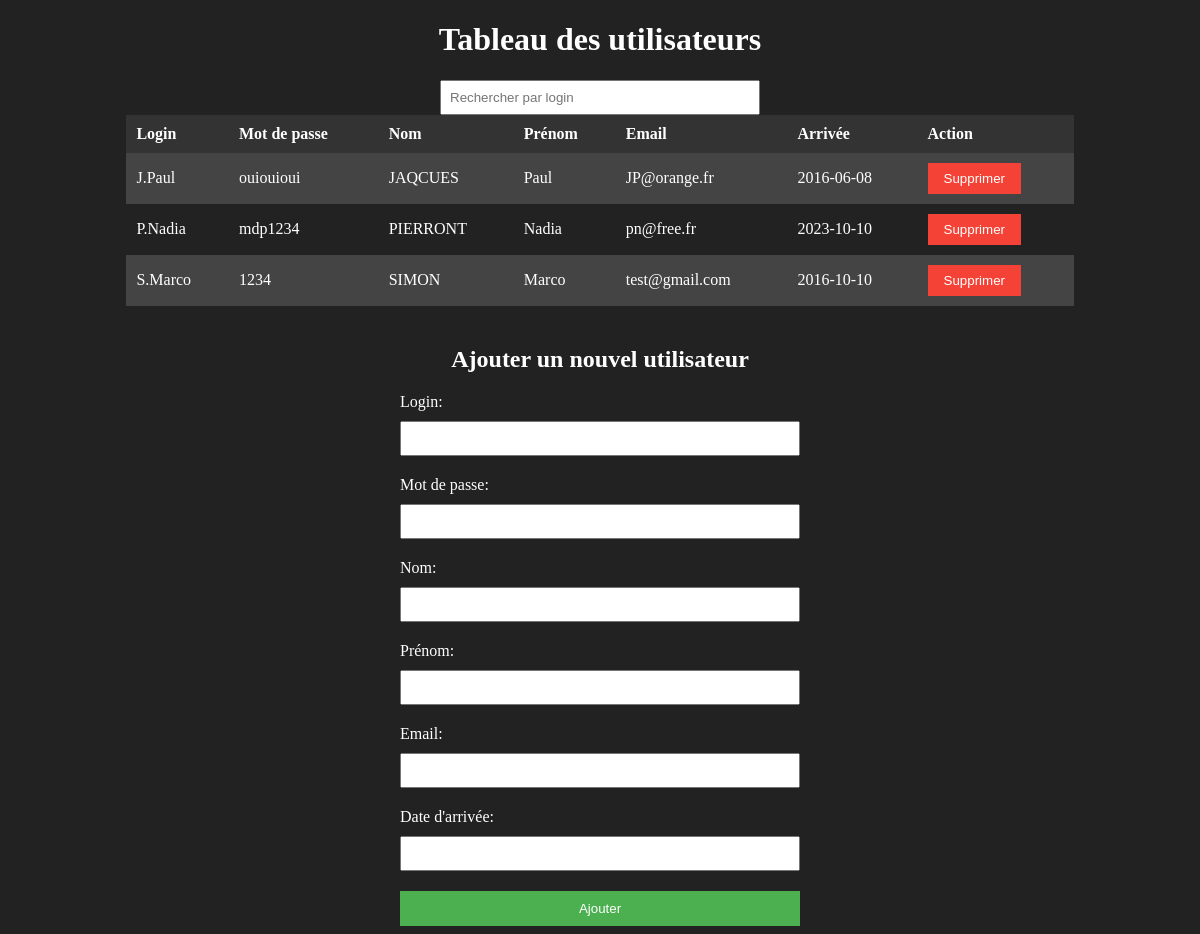
The page / on the database its author committed.
### tables this page shows
CREATE TABLE IF NOT EXISTS `utilisateur` (
  `Login` varchar(20) NOT NULL,
  `Psw` varchar(20) NOT NULL,
  `Nom` varchar(20) NOT NULL,
  `Prénom` varchar(20) NOT NULL,
  `Mail` varchar(40) NOT NULL,
  `Arrivée` date NOT NULL,
  PRIMARY KEY (`Login`)
);

### index.php (the view, shortened to what this page needs)
<!DOCTYPE html>
<html>
<head>
    <link rel="stylesheet" type="text/css" href="main.css">
</head>
<body>
    <h1>Tableau des utilisateurs</h1>
    <input type="text" id="searchInput" placeholder="Rechercher par login" onkeyup="searchUser()">
    <?php
    $servername = "localhost";
    $username = "root";
    $password = "";
    $dbname = "annuaire";
    $conn = mysqli_connect($servername, $username, $password, $dbname);
    $sql = "SELECT Login, Psw, Nom, Prénom, Mail, Arrivée FROM utilisateur ORDER BY Login";
    $result = mysqli_query($conn, $sql);
    if (mysqli_num_rows($result) > 0) {
        echo "<table id='userTable'>";
        echo "<tr><th>Login</th><th>Mot de passe</th><th>Nom</th><th>Prénom</th><th>Email</th><th>Arrivée</th><th>Action</th></tr>";
        while ($row = mysqli_fetch_assoc($result)) {
            echo "<tr>";
            echo "<td>" . $row["Login"] . "</td>";
            echo "<td>" . $row["Psw"] . "</td>";
            echo "<td>" . $row["Nom"] . "</td>";
            echo "<td>" . $row["Prénom"] . "</td>";
            echo "<td>" . $row["Mail"] . "</td>";
            echo "<td>" . $row["Arrivée"] . "</td>";
            echo "<td><button class='delete-button' onclick='deleteUser(\"" . $row["Login"] . "\")'>Supprimer</button></td>";
            echo "</tr>";
        }
        echo "</table>";
    } else {
        echo "Aucun résultat trouvé.";
    }
    ?>
    <h2>Ajouter un nouvel utilisateur</h2>
    <form method="POST" action="ajouter_utilisateur.php">
        <label for="login">Login:</label>
        <input type="text" name="login" id="login" required>
        <label for="password">Mot de passe:</label>
        <input type="password" name="password" id="password" required>
        <label for="nom">Nom:</label>
        <input type="text" name="nom" id="nom" required>
        <label for="prenom">Prénom:</label>
        <input type="text" name="prenom" id="prenom" required>
        <label for="email">Email:</label>
        <input type="email" name="email" id="email" required>
        <label for="arrivee">Date d'arrivée:</label>
        <input type="text" name="arrivee" id="arrivee" required>
        <input type="submit" value="Ajouter">
    </form>
</body>
</html>

### main.css (style rules this page uses)
body { background-color: #222; color: #fff; }
h1 { text-align: center; }
table { width: 80%; margin: 0 auto; border-collapse: collapse; margin-bottom: 20px; }
th, td { padding: 10px; text-align: left; }
th { background-color: #333; }
tr:nth-child(even) { background-color: #444; }
.delete-button { background-color: #f44336; color: #fff; border: none; padding: 8px 16px; cursor: pointer; }
h2 { text-align: center; margin-top: 40px; }
form { display: flex; flex-direction: column; max-width: 400px; margin: 0 auto; }
label { margin-bottom: 10px; }
input[type="text"], input[type="password"], input[type="email"] { margin-bottom: 20px; padding: 8px; }
input[type="submit"] { background-color: #4caf50; color: #fff; border: none; padding: 10px 16px; cursor: pointer; }
#searchInput { margin-bottom: 20px; padding: 8px; width: 300px; margin: 0 auto; display: block; }

### rows shown on the page
utilisateur: Login "J.Paul", Psw "ouiouioui", Nom "JAQCUES", Prénom "Paul", Mail "JP@orange.fr", Arrivée "2016-06-08"
utilisateur: Login "P.Nadia", Psw "mdp1234", Nom "PIERRONT", Prénom "Nadia", Mail "pn@free.fr", Arrivée "2023-10-10"
utilisateur: Login "S.Marco", Psw "1234", Nom "SIMON", Prénom "Marco", Mail "test@gmail.com", Arrivée "2016-10-10"
